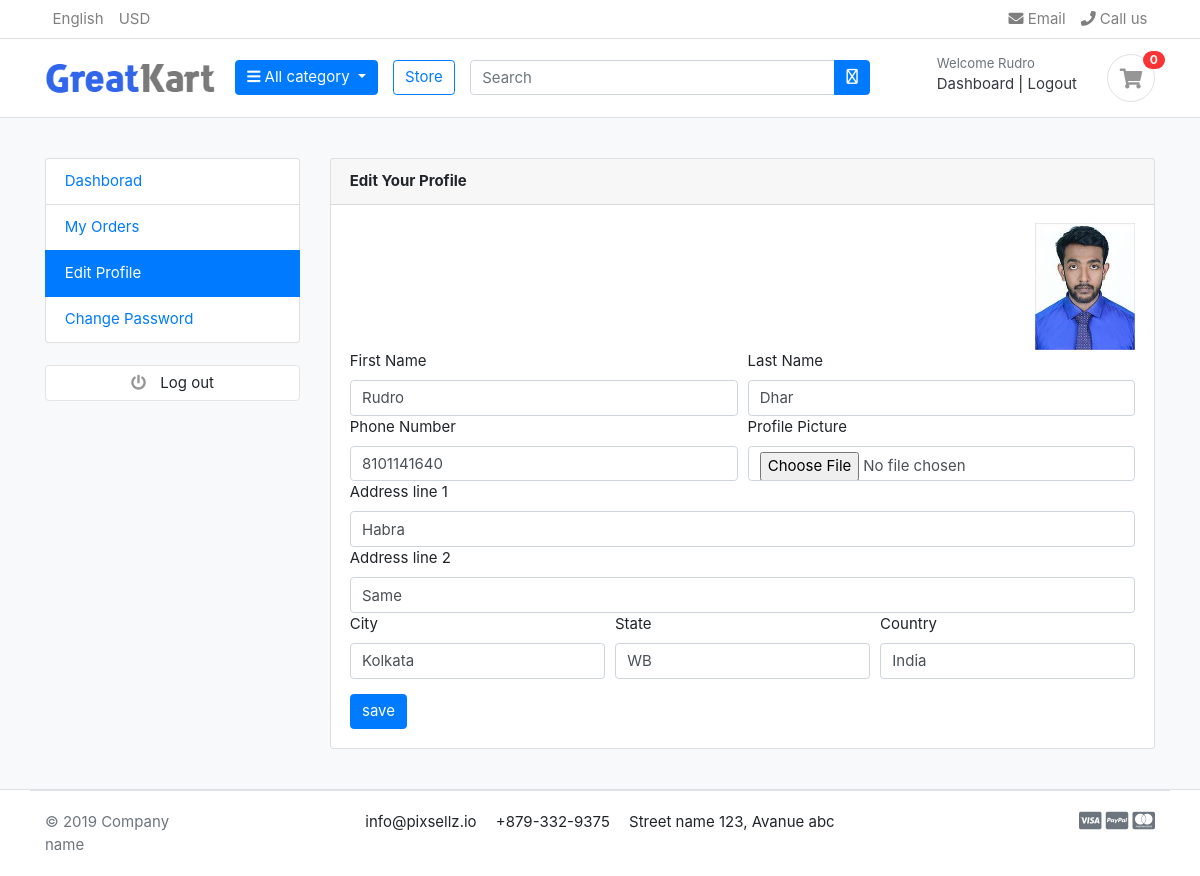
/account/edit_profile/ (signed in), run on an earlier commit of the app's database.
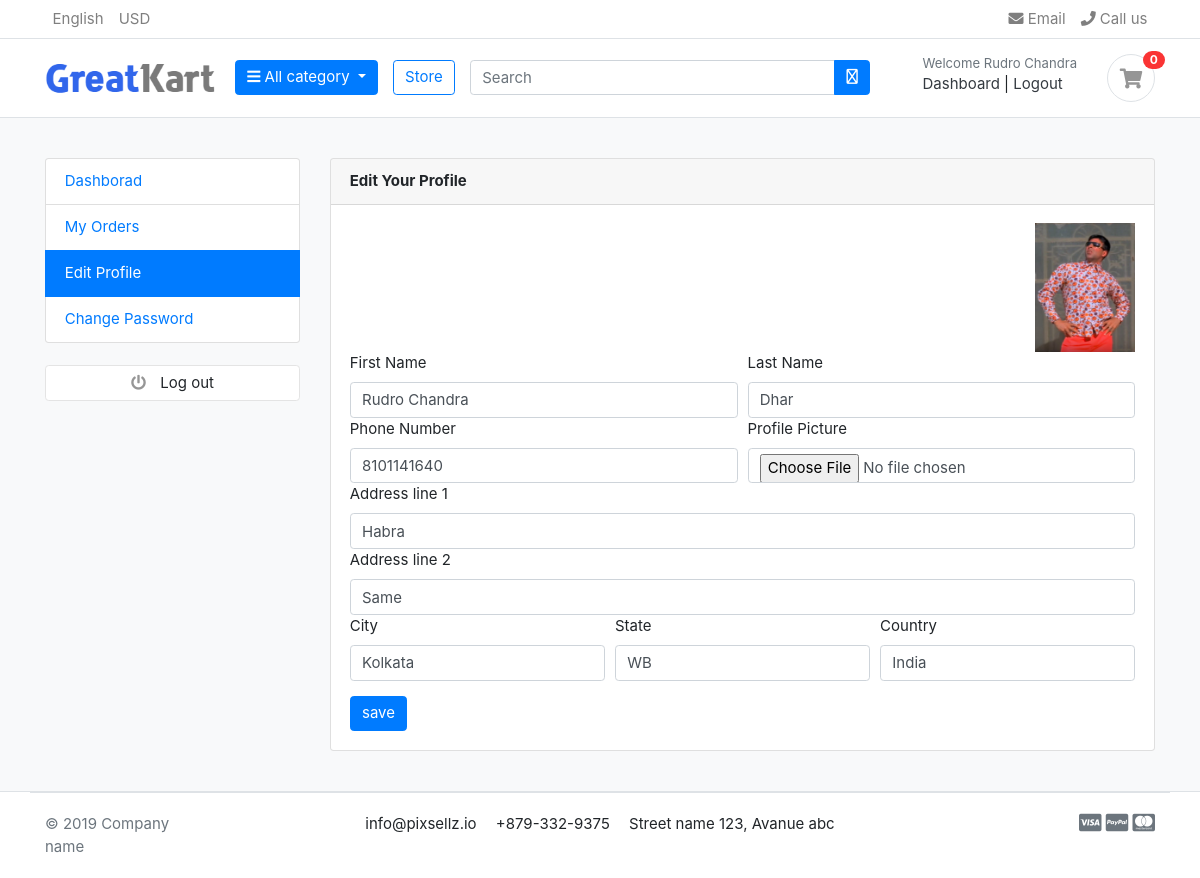
And on a later commit of the database.
### account/models.py (models this page shows, shortened)
class Account(AbstractBaseUser):
    first_name = models.CharField(max_length=50)
    last_name = models.CharField(max_length=50)
    username = models.CharField(max_length=20,unique= True)
    email = models.EmailField(max_length=100,unique=True)
    phone_number = models.CharField(max_length=100)
    date_join = models.DateTimeField(auto_now_add=True)
    last_login = models.DateTimeField(auto_now_add=True)
    is_admin = models.BooleanField(default=False)
    is_staff = models.BooleanField(default=False)
    is_active = models.BooleanField(default=False)
    is_superadmin = models.BooleanField(default= False)
    USERNAME_FIELD = 'email'
    REQUIRED_FIELDS = ['username','first_name','last_name',]
    objects = MyAccountManager()

class UserProfile(models.Model):
    user = models.OneToOneField(Account, on_delete=models.CASCADE)
    address_line_1 = models.CharField(blank=True, max_length=100)
    address_line_2 = models.CharField(blank=True, max_length=100)
    profile_picture = models.ImageField(blank=True, upload_to='userprofile')
    city = models.CharField(blank=True, max_length=20)
    state = models.CharField(blank=True, max_length=20)
    country = models.CharField(blank=True, max_length=20)

### account/views.py (the view)
# urls.py: path('edit_profile/', views.edit_profile, name="edit_profile")
def edit_profile(request):
    userprofile = get_object_or_404(UserProfile, user=request.user)
    if request.method == 'POST':
        user_form = UserForm(request.POST, instance=request.user)
        profile_form = UserProfileForm(request.POST, request.FILES, instance=userprofile)
        if user_form.is_valid() and profile_form.is_valid():
            user_form.save()
            profile_form.save()
            messages.success(request,"Your profile updated")
            return redirect('edit_profile')
    else:
        user_form = UserForm(instance=request.user)
        profile_form = UserProfileForm(instance=userprofile)
    context = {
        'user_form': user_form,
        'profile_form': profile_form,
        'userprofile' : userprofile,
    }
    return render(request, 'account/edit_profile.html', context)

### account/forms.py
class UserForm(forms.ModelForm):
    class Meta:
        model = Account
        fields = ['first_name', 'last_name', 'phone_number']
    def __init__(self, *args, **kwargs):
        super(UserForm, self).__init__(*args, **kwargs)
        for field in self.fields:
            self.fields[field].widget.attrs['class'] = 'form-control'

class UserProfileForm(forms.ModelForm):
    profile_picture = forms.ImageField(required=False, error_messages={'invalid':('Image Fields Only')}, widget=forms.FileInput)
    class Meta:
        model = UserProfile
        fields = ['address_line_1', 'address_line_2', 'profile_picture','city','state','country',]
    def __init__(self, *args, **kwargs):
        super(UserProfileForm, self).__init__(*args, **kwargs)
        for field in self.fields:
            self.fields[field].widget.attrs['class'] = 'form-control'

### carts/views.py (called while the page is built)
def _cart_id(request):
    cart = request.session.session_key
    if not cart:
        cart = request.session.create()
    return cart

### category/context_processors.py (called while the page is built)
def menu_links(request):
    links = Category.objects.all()
    return dict(links=links)

### category/models.py (called while the page is built)
    def get_url(self):
        return reverse('products_by_category', args=[self.slug])

### templates/account/edit_profile.html (shortened to what this page needs)
{% extends "base.html" %}
{% block content %}
<section class="section-conten padding-y bg">
    <div class="container">
        <div class="row">
        {% include "partials/dashboard_sidebar.html" %}
        <main class="col-md-9">
            <article class="card">
            <header class="card-header">
                <strong class="d-inline-block mr-3">Edit Your Profile</strong>
            </header>
            <div class="card-body">
              <div class="text-right">
                <img src="{{userprofile.profile_picture.url}}" alt="Proile picture" width="100">
              </div>
                <div class="row">
                    <div class="col-md-12">
                       <form action="{% url "edit_profile" %}" method='POST' enctype="multipart/form-data">
                        <div class="form-row">
                          <div class="form_group col-md-6">
                            <label for="">First Name</label>
                            {{user_form.first_name}}
                          </div>
                          <div class="form_group col-md-6">
                            <label for="">Last Name</label>
                            {{user_form.last_name}}
                          </div>
                        </div>
                        <div class="form-row">
                          <div class="form_group col-md-6">
                            <label for="">Phone Number</label>
                            {{user_form.phone_number}}
                          </div>
                          <div class="form_group col-md-6">
                            <label for="">Profile Picture</label>
                            {{profile_form.profile_picture}}
                          </div>
                        </div>
                        <div class="form_group">
                          <label for="">Address line 1</label>
                          {{profile_form.address_line_1}}
                        </div>
                        <div class="form_group">
                          <label for="">Address line 2</label>
                          {{profile_form.address_line_2}}
                        </div>
                        <div class="form-row">
                          <div class="form_group col-md-4">
                            <label for="">City</label>
                            {{profile_form.city}}
                          </div>
                          <div class="form_group col-md-4">
                            <label for="">State</label>
                            {{profile_form.state}}
                          </div>
                          <div class="form_group col-md-4">
                            <label for="">Country</label>
                            {{profile_form.country}}
                          </div>
                        </div>
                        <input type="submit" value="save" class="btn btn-primary mt-3">
                       </form>
                    </div>
                </div>
            </div>
            </article>
        </main>
    </div>
    </div>
    </section>
{% endblock content %}

### templates/partials/_header.html (shortened to what this page needs)
{% load static %}
<header class="section-header">
	<nav class="navbar p-md-0 navbar-expand-sm navbar-light border-bottom">
	<div class="container">
	  <div class="collapse navbar-collapse" id="navbarTop4">
		<ul class="navbar-nav mr-auto">
			<li class="nav-item dropdown">
				 <a href="#" class="nav-link"> English </a>
			</li>
			<li class="nav-item dropdown">
				<a href="#" class="nav-link"> USD </a>
			</li>
		</ul>
		<ul class="navbar-nav">
			<li><a href="#" class="nav-link"> <i class="fa fa-envelope"></i> Email </a></li>
			<li><a href="#" class="nav-link"> <i class="fa fa-phone"></i> Call us </a></li>
		</ul>
	  </div>
	</div>
	</nav>
	<section class="header-main border-bottom">
		<div class="container">
	<div class="row align-items-center">
		<div class="col-lg-2 col-md-3 col-6">
			<a href="{% url "home" %}" class="brand-wrap">
				<img class="logo" src="{% static "images/logo.png" %}">
			</a>
		</div>
		<div class="col-lg col-sm col-md col-6 flex-grow-0">
			<div class="dropdown category-wrap d-inline-block float-right">
				<button type="button" class="btn btn-primary dropdown-toggle" data-toggle="dropdown">
					<i class="fa fa-bars"></i> All category
				</button>
			</div>
		</div>
		<a href="{% url "store" %}" class="btn btn-outline-primary">Store</a>
		<div class="col-lg  col-md-6 col-sm-12 col">
			<form action="{% url "search" %}" class="search" method="GET">
				<div class="input-group w-100">
					<input type="text" class="form-control" style="width:60%;" placeholder="Search" name="keyword">
					<div class="input-group-append">
					  <button class="btn btn-primary" type="submit">
						<i class="fa-regular fa-magnifying-glass"></i>
					  </button>
					</div>
				</div>
			</form>
		</div>
		<div class="col-lg-3 col-sm-6 col-8 order-2 order-lg-3">
					<div class="d-flex justify-content-end mb-3 mb-lg-0">
						{% if user.id is None %}
						<div class="widget-header">
							<small class="title text-muted">Welcome guest!</small>
							<div>
								<a href="{% url "login" %}">Sign in</a> <span class="dark-transp"> | </span>
								<a href="{% url "register" %}"> Register</a>
							</div>
						</div>
						{% else %}
						<div class="widget-header">
							<small class="title text-muted">Welcome {{user.first_name}}</small>
							<div>
								<a href="{% url "dashboard" %}">Dashboard</a> <span class="dark-transp"> | </span>
								<a href="{% url "logout" %}"> Logout </a>
							</div>
						</div>
						{% endif %}
						<a href="{% url "cart" %}" class="widget-header pl-3 ml-3">
							<div class="icon icon-sm rounded-circle border"><i class="fa fa-shopping-cart"></i></div>
							<span class="badge badge-pill badge-danger notify">{{cart_count}}</span>
						</a>
					</div>
				</div>
	</div>
		</div>
	</section>
	</header>

What changed in the data, as far as the page shows it:
changed Account "Dhar": first_name "Rudro" → "Rudro Chandra"
changed UserProfile "Habra": profile_picture: a different picture
